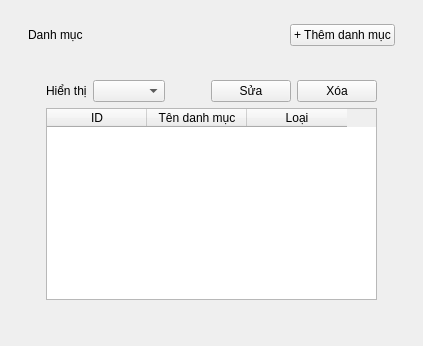
<?xml version="1.0" encoding="utf-8"?>
<ui version="4.0">
 <class>CategoryPage</class>
 <widget class="QWidget" name="CategoryPage">
  <layout class="QVBoxLayout" name="rootLayout">
   <property name="spacing">
    <number>16</number>
   </property>
   <property name="leftMargin">
    <number>28</number>
   </property>
   <property name="topMargin">
    <number>24</number>
   </property>
   <property name="rightMargin">
    <number>28</number>
   </property>
   <property name="bottomMargin">
    <number>28</number>
   </property>
   <item>
    <layout class="QHBoxLayout" name="headerLayout">
     <item>
      <widget class="QLabel" name="pageTitle">
       <property name="text">
        <string>Danh mục</string>
       </property>
      </widget>
     </item>
     <item>
      <spacer name="headerSpacer">
       <property name="orientation">
        <enum>Qt::Horizontal</enum>
       </property>
       <property name="sizeHint">
        <size>
         <width>40</width>
         <height>20</height>
        </size>
       </property>
      </spacer>
     </item>
     <item>
      <widget class="QPushButton" name="addButton">
       <property name="text">
        <string>+ Thêm danh mục</string>
       </property>
      </widget>
     </item>
    </layout>
   </item>
   <item>
    <widget class="QFrame" name="card">
     <layout class="QVBoxLayout" name="cardLayout">
      <property name="leftMargin">
       <number>18</number>
      </property>
      <property name="topMargin">
       <number>18</number>
      </property>
      <property name="rightMargin">
       <number>18</number>
      </property>
      <property name="bottomMargin">
       <number>18</number>
      </property>
      <item>
       <layout class="QHBoxLayout" name="toolsLayout">
        <item>
         <widget class="QLabel" name="filterLabel">
          <property name="text">
           <string>Hiển thị</string>
          </property>
         </widget>
        </item>
        <item>
         <widget class="QComboBox" name="filterCombo" />
        </item>
        <item>
         <spacer name="actionSpacer">
          <property name="orientation">
           <enum>Qt::Horizontal</enum>
          </property>
          <property name="sizeHint">
           <size>
            <width>40</width>
            <height>20</height>
           </size>
          </property>
         </spacer>
        </item>
        <item>
         <widget class="QPushButton" name="editButton">
          <property name="text">
           <string>Sửa</string>
          </property>
         </widget>
        </item>
        <item>
         <widget class="QPushButton" name="deleteButton">
          <property name="text">
           <string>Xóa</string>
          </property>
         </widget>
        </item>
       </layout>
      </item>
      <item>
       <widget class="QTableWidget" name="table">
        <property name="editTriggers">
         <set>QAbstractItemView::NoEditTriggers</set>
        </property>
        <property name="selectionBehavior">
         <enum>QAbstractItemView::SelectRows</enum>
        </property>
        <property name="selectionMode">
         <enum>QAbstractItemView::SingleSelection</enum>
        </property>
        <property name="columnCount">
         <number>3</number>
        </property>
        <attribute name="verticalHeaderVisible">
         <bool>false</bool>
        </attribute>
        <column>
         <property name="text">
          <string>ID</string>
         </property>
        </column>
        <column>
         <property name="text">
          <string>Tên danh mục</string>
         </property>
        </column>
        <column>
         <property name="text">
          <string>Loại</string>
         </property>
        </column>
       </widget>
      </item>
     </layout>
    </widget>
   </item>
  </layout>
 </widget>
 <resources />
 <connections />
</ui>
